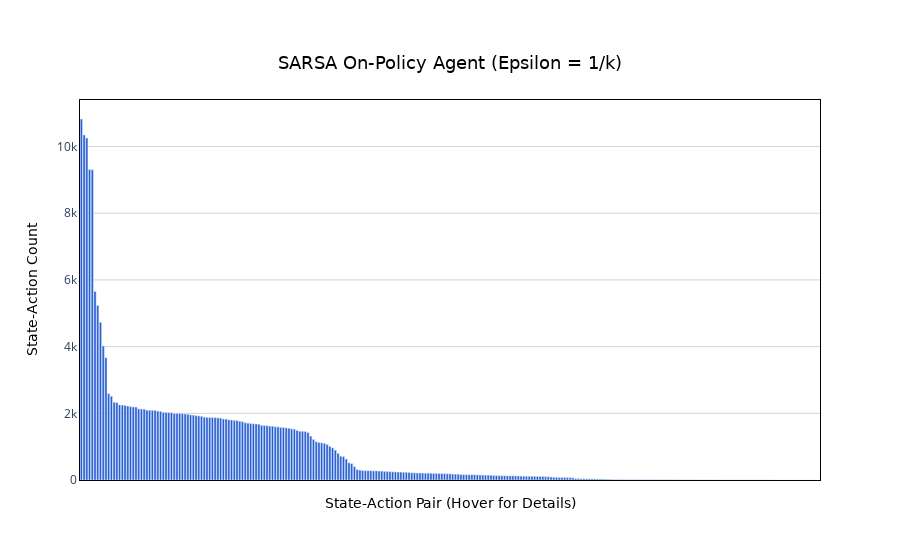

The cell this chart's notebook holds for it:
### Code cell
plot_state_action_counts(sarsa_agent_2.n_counter, "SARSA On-Policy Agent (Epsilon = 1/k)")

### Figure 1 — Plotly figure (JSON) as saved in the notebook; plotly's stock layout.template omitted (floating-point values rounded to 4 significant figures; data arrays with more than 128 entries replaced by an {"elided": "..."} marker saying what was removed)
{"data": [{"hoverinfo": "text", "hoverlabel": {"bgcolor": "rgba(60, 60, 60, 0.85)", "bordercolor": "rgba(60, 60, 60, 0.85)", "font": {"color": "white", "family": "DejaVu Sans, Arial, sans-serif"}}, "hovertext": {"elided": "271 str values"}, "marker": {"color": "#245cd4"}, "type": "bar", "x": {"elided": "271 str values"}, "y": {"elided": "271 int values"}}], "layout": {"plot_bgcolor": "white", "title": {"font": {"color": "black", "family": "DejaVu Sans, Arial, sans-serif", "size": 18}, "text": "SARSA On-Policy Agent (Epsilon = 1/k)", "x": 0.5, "xanchor": "center", "y": 0.9, "yanchor": "top"}, "xaxis": {"linecolor": "black", "linewidth": 1, "mirror": true, "showline": true, "tickmode": "array", "ticktext": [], "tickvals": [], "title": {"font": {"color": "black", "family": "DejaVu Sans, Arial, sans-serif", "size": 14}, "text": "State-Action Pair (Hover for Details)"}}, "yaxis": {"gridcolor": "lightgray", "gridwidth": 1, "linecolor": "black", "linewidth": 1, "mirror": true, "showgrid": true, "showline": true, "title": {"font": {"color": "black", "family": "DejaVu Sans, Arial, sans-serif", "size": 14}, "text": "State-Action Count"}}}}
